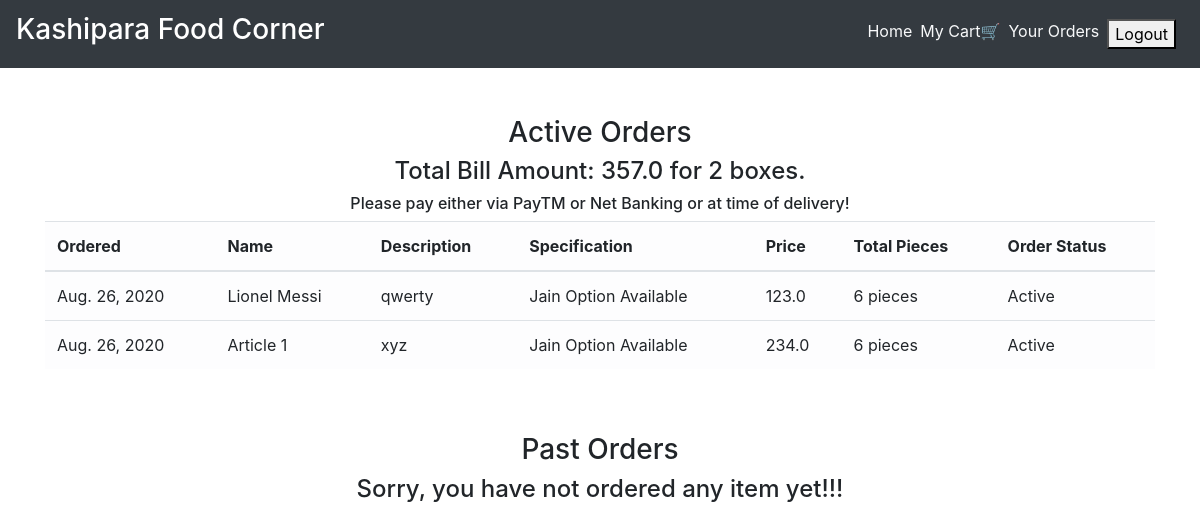
The app's page /order_details/ (signed in) with its own data.
### main/models.py (models this page shows, shortened)
class CartItems(models.Model):
    ORDER_STATUS = (
        ('Active', 'Active'),
        ('Delivered', 'Delivered')
    )
    user = models.ForeignKey(User, on_delete=models.CASCADE)
    item = models.ForeignKey(Item, on_delete=models.CASCADE)
    ordered = models.BooleanField(default=False)
    quantity = models.IntegerField(default=1)
    ordered_date = models.DateField(default=timezone.now)
    status = models.CharField(max_length=20, choices=ORDER_STATUS, default='Active')
    delivery_date = models.DateField(default=timezone.now)
    class Meta:
        verbose_name = 'Cart Item'
        verbose_name_plural = 'Cart Items'

class Item(models.Model):
    LABELS = (
        ('BestSeller', 'BestSeller'),
        ('New', 'New'),
        ('Spicy🔥', 'Spicy🔥'),
    )
    LABEL_COLOUR = (
        ('danger', 'danger'),
        ('success', 'success'),
        ('primary', 'primary'),
        ('info', 'info')
    )
    title = models.CharField(max_length=150)
    description = models.CharField(max_length=250,blank=True)
    price = models.FloatField()
    pieces = models.IntegerField(default=6)
    instructions = models.CharField(max_length=250,default="Jain Option Available")
    image = models.ImageField(default='default.png', upload_to='images/')
    labels = models.CharField(max_length=25, choices=LABELS, blank=True)
    label_colour = models.CharField(max_length=15, choices=LABEL_COLOUR, blank=True)
    slug = models.SlugField(default="sushi_name")
    created_by = models.ForeignKey(User, on_delete=models.CASCADE)

### main/views.py (the view)
# urls.py: path('order_details/', views.order_details, name='order_details'),
@login_required
def order_details(request):
    items = CartItems.objects.filter(user=request.user, ordered=True,status="Active").order_by('-ordered_date')
    cart_items = CartItems.objects.filter(user=request.user, ordered=True,status="Delivered").order_by('-ordered_date')
    bill = items.aggregate(Sum('item__price'))
    number = items.aggregate(Sum('quantity'))
    pieces = items.aggregate(Sum('item__pieces'))
    total = bill.get("item__price__sum")
    count = number.get("quantity__sum")
    total_pieces = pieces.get("item__pieces__sum")
    context = {
        'items':items,
        'cart_items':cart_items,
        'total': total,
        'count': count,
        'total_pieces': total_pieces
    }
    return render(request, 'main/order_details.html', context)

### main/templatetags/get_group.py (called while the page is built)
@register.filter(name='has_group')
def has_group(user, group_name):
    return user.groups.filter(name=group_name).exists()

### main/templates/main/order_details.html
{% extends "main/layout.html" %}
{% block content %}
<div class="cart">
    <div class="container">
        <div class="row">
            <div class="col-sm-12 mt-5">
                <h3 class="text-center">Active Orders</h3>
                {% if items %}
                <h4 class="text-center">Total Bill Amount: {{total}} for {{ count }} boxes.</h4>
                <h6 class="text-center">Please pay either via PayTM or Net Banking or at time of delivery!</h6>
                <div class="table-responsive">
                    <table class="table table-light">
                        <thead>
                        <tr>
                            <th scope="col">Ordered</th>
                            <th scope="col">Name</th>
                            <th scope="col">Description</th>
                            <th scope="col">Specification</th>
                            <th scope="col">Price</th>
                            <th scope="col">Total Pieces</th>
                            <th scope="col">Order Status</th>
                        </tr>
                        </thead>
                        <tbody>
                            {% for item_active in items %}
                        <tr>
                            <td>{{ item_active.ordered_date }}</td>
                            <td>{{ item_active.item.title }} <span class="badge badge-{{ item_active.item.label_colour }}">{{ item_active.item.labels }}</span></td>
                            <td>{{ item_active.item.description }}</td>
                            <td>{{ item_active.item.instructions }}</td>
                            <td>{{ item_active.item.price }}</td>
                            <td>{{ item_active.item.pieces }} pieces</td>
                            <td>{{ item_active.status }}</td>
                        </tr>
                            {% endfor %}
                        </tbody>
                    </table>
                </div>
                {% else %}
                <h4 class="text-center">Sorry, you have not ordered any item yet!!!</h4>
                {% endif %}
            </div>
        </div>
        <div class="row">
            <div class="col-sm-12 mt-5">
                <h3 class="text-center">Past Orders</h3>
                {% if cart_items %}
                <div class="table-responsive">
                    <table class="table table-light">
                        <thead>
                        <tr>
                            <th scope="col">Ordered</th>
                            <th scope="col">Name</th>
                            <th scope="col">Description</th>
                            <th scope="col">Specification</th>
                            <th scope="col">Price</th>
                            <th scope="col">Total Pieces</th>
                            <th scope="col">Order Status</th>
                            <th scope="col">Delivery Date</th>
                        </tr>
                        </thead>
                        <tbody>
                            {% for cart in cart_items %}
                        <tr>
                            <td>{{ cart.ordered_date }}</td>
                            <td>{{ cart.item.title }} <span class="badge badge-{{ cart.item.label_colour }}">{{ cart.item.labels }}</span></td>
                            <td>{{ cart.item.description }}</td>
                            <td>{{ cart.item.instructions }}</td>
                            <td>{{ cart.item.price }}</td>
                            <td>{{ cart.item.pieces }} pieces</td>
                            <td>{{ cart.status }}</td>
                            <td>{{ cart.delivery_date }}</td>
                        </tr>
                            {% endfor %}
                        </tbody>
                    </table>
                </div>
                {% else %}
                <h4 class="text-center">Sorry, you have not ordered any item yet!!!</h4>
                {% endif %}
            </div>
        </div>
    </div>
</div>
{% endblock content %}

### records on screen
CartItems: ordered_date "Aug. 26, 2020", item "Lionel Messi", item.description "qwerty", item.instructions "Jain Option Available", item.price "123.0", item.pieces "6", status "Active"
CartItems: ordered_date "Aug. 26, 2020", item "Article 1", item.description "xyz", item.instructions "Jain Option Available", item.price "234.0", item.pieces "6", status "Active"

### other values on screen
{{ total }} "357.0"
{{ count }} "2"
